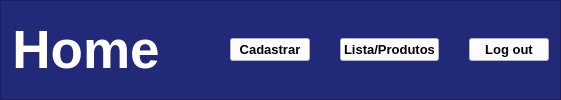
      <widget class="QFrame" name="frame">
       <property name="styleSheet">
        <string notr="true">QFrame{
background-color:rgb(35, 41, 121);
}
</string>
       </property>
       <property name="frameShape">
        <enum>QFrame::StyledPanel</enum>
       </property>
       <property name="frameShadow">
        <enum>QFrame::Raised</enum>
       </property>
       <layout class="QHBoxLayout" name="horizontalLayout">
        <property name="spacing">
         <number>30</number>
        </property>
        <item>
         <widget class="QPushButton" name="bt_homepg">
          <property name="palette">
           <palette>
            <active>
             <colorrole role="WindowText">
              <brush brushstyle="SolidPattern">
               <color alpha="255">
                <red>255</red>
                <green>255</green>
                <blue>255</blue>
               </color>
              </brush>
             </colorrole>
             <colorrole role="Button">
              <brush brushstyle="SolidPattern">
               <color alpha="255">
                <red>35</red>
                <green>41</green>
                <blue>121</blue>
               </color>
              </brush>
             </colorrole>
             <colorrole role="Text">
              <brush brushstyle="SolidPattern">
               <color alpha="255">
                <red>255</red>
                <green>255</green>
                <blue>255</blue>
               </color>
              </brush>
             </colorrole>
             <colorrole role="ButtonText">
              <brush brushstyle="SolidPattern">
               <color alpha="255">
                <red>255</red>
                <green>255</green>
                <blue>255</blue>
               </color>
              </brush>
             </colorrole>
             <colorrole role="Base">
              <brush brushstyle="SolidPattern">
               <color alpha="255">
                <red>35</red>
                <green>41</green>
                <blue>121</blue>
               </color>
              </brush>
             </colorrole>
             <colorrole role="Window">
              <brush brushstyle="SolidPattern">
               <color alpha="255">
                <red>35</red>
                <green>41</green>
                <blue>121</blue>
               </color>
              </brush>
             </colorrole>
            </active>
            <inactive>
             <colorrole role="WindowText">
              <brush brushstyle="SolidPattern">
               <color alpha="255">
                <red>255</red>
                <green>255</green>
                <blue>255</blue>
               </color>
              </brush>
             </colorrole>
             <colorrole role="Button">
              <brush brushstyle="SolidPattern">
               <color alpha="255">
                <red>35</red>
                <green>41</green>
                <blue>121</blue>
               </color>
              </brush>
             </colorrole>
             <colorrole role="Text">
              <brush brushstyle="SolidPattern">
               <color alpha="255">
                <red>255</red>
                <green>255</green>
                <blue>255</blue>
               </color>
              </brush>
             </colorrole>
             <colorrole role="ButtonText">
              <brush brushstyle="SolidPattern">
               <color alpha="255">
                <red>255</red>
                <green>255</green>
                <blue>255</blue>
               </color>
              </brush>
             </colorrole>
             <colorrole role="Base">
              <brush brushstyle="SolidPattern">
               <color alpha="255">
                <red>35</red>
                <green>41</green>
                <blue>121</blue>
               </color>
              </brush>
             </colorrole>
             <colorrole role="Window">
              <brush brushstyle="SolidPattern">
               <color alpha="255">
                <red>35</red>
                <green>41</green>
                <blue>121</blue>
               </color>
              </brush>
             </colorrole>
            </inactive>
            <disabled>
             <colorrole role="WindowText">
              <brush brushstyle="SolidPattern">
               <color alpha="255">
                <red>255</red>
                <green>255</green>
                <blue>255</blue>
               </color>
              </brush>
             </colorrole>
             <colorrole role="Button">
              <brush brushstyle="SolidPattern">
               <color alpha="255">
                <red>35</red>
                <green>41</green>
                <blue>121</blue>
               </color>
              </brush>
             </colorrole>
             <colorrole role="Text">
              <brush brushstyle="SolidPattern">
               <color alpha="255">
                <red>255</red>
                <green>255</green>
                <blue>255</blue>
               </color>
              </brush>
             </colorrole>
             <colorrole role="ButtonText">
              <brush brushstyle="SolidPattern">
               <color alpha="255">
                <red>255</red>
                <green>255</green>
                <blue>255</blue>
               </color>
              </brush>
             </colorrole>
             <colorrole role="Base">
              <brush brushstyle="SolidPattern">
               <color alpha="255">
                <red>35</red>
                <green>41</green>
                <blue>121</blue>
               </color>
              </brush>
             </colorrole>
             <colorrole role="Window">
              <brush brushstyle="SolidPattern">
               <color alpha="255">
                <red>35</red>
                <green>41</green>
                <blue>121</blue>
               </color>
              </brush>
             </colorrole>
            </disabled>
           </palette>
          </property>
          <property name="font">
           <font>
            <pointsize>40</pointsize>
            <weight>75</weight>
            <bold>true</bold>
           </font>
          </property>
          <property name="cursor">
           <cursorShape>PointingHandCursor</cursorShape>
          </property>
          <property name="whatsThis">
           <string>&lt;html&gt;&lt;head/&gt;&lt;body&gt;&lt;p align=&quot;right&quot;&gt;&lt;img src=&quot;:/imgs/inspecao-de-telhado (1).png&quot;/&gt;&lt;/p&gt;&lt;/body&gt;&lt;/html&gt;</string>
          </property>
          <property name="styleSheet">
           <string notr="true">QPushButton{
background-color:rgb(35, 41, 121);
border: none;
cursor: pointer;
color:rgb(255, 255, 255);

}
</string>
          </property>
          <property name="text">
           <string>Home</string>
          </property>
          <property name="icon">
           <iconset>
            <normaloff>:/imgs/home (1).png</normaloff>:/imgs/home (1).png</iconset>
          </property>
          <property name="iconSize">
           <size>
            <width>45</width>
            <height>60</height>
           </size>
          </property>
         </widget>
        </item>
        <item>
         <spacer name="horizontalSpacer">
          <property name="orientation">
           <enum>Qt::Horizontal</enum>
          </property>
          <property name="sizeType">
           <enum>QSizePolicy::Preferred</enum>
          </property>
          <property name="sizeHint" stdset="0">
           <size>
            <width>40</width>
            <height>20</height>
           </size>
          </property>
         </spacer>
        </item>
        <item>
         <widget class="QPushButton" name="bt_cadastropg">
          <property name="font">
           <font>
            <pointsize>10</pointsize>
            <weight>75</weight>
            <italic>false</italic>
            <bold>true</bold>
           </font>
          </property>
          <property name="cursor">
           <cursorShape>PointingHandCursor</cursorShape>
          </property>
          <property name="styleSheet">
           <string notr="true">QPushButton{
background-color:rgb(255, 255, 255);
}</string>
          </property>
          <property name="text">
           <string>Cadastrar</string>
          </property>
         </widget>
        </item>
        <item>
         <widget class="QPushButton" name="bt_listapg">
          <property name="font">
           <font>
            <pointsize>10</pointsize>
            <weight>75</weight>
            <bold>true</bold>
           </font>
          </property>
          <property name="cursor">
           <cursorShape>PointingHandCursor</cursorShape>
          </property>
          <property name="styleSheet">
           <string notr="true">QPushButton{
background-color:rgb(255, 255, 255);
}</string>
          </property>
          <property name="text">
           <string>Lista/Produtos</string>
          </property>
         </widget>
        </item>
        <item>
         <widget class="QPushButton" name="bt_logout">
          <property name="font">
           <font>
            <pointsize>10</pointsize>
            <weight>75</weight>
            <bold>true</bold>
           </font>
          </property>
          <property name="cursor">
           <cursorShape>PointingHandCursor</cursorShape>
          </property>
          <property name="styleSheet">
           <string notr="true">QPushButton{
background-color:rgb(255, 255, 255);
}</string>
          </property>
          <property name="text">
           <string>Log out</string>
          </property>
         </widget>
        </item>
       </layout>
      </widget>
